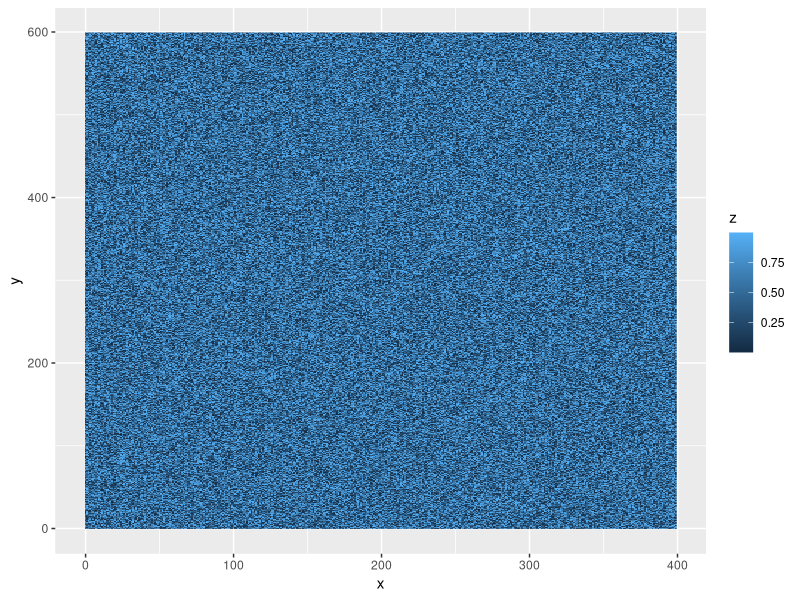
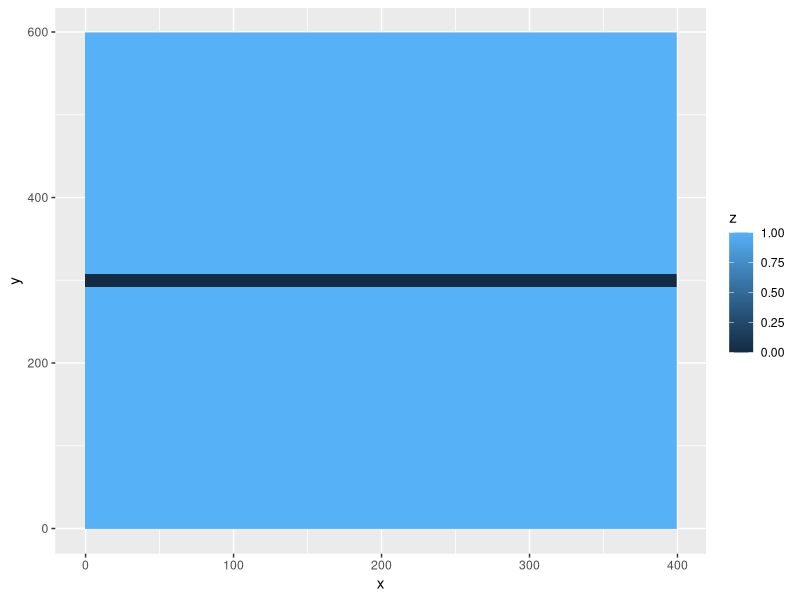
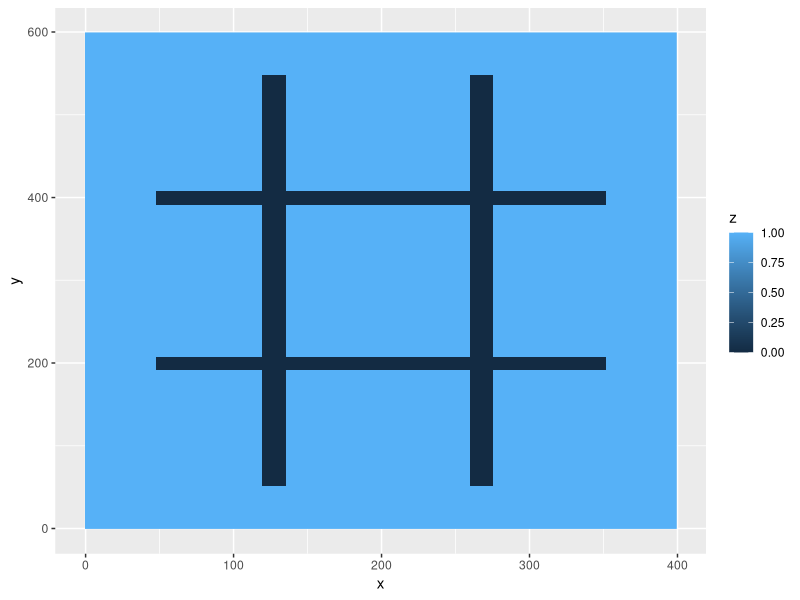
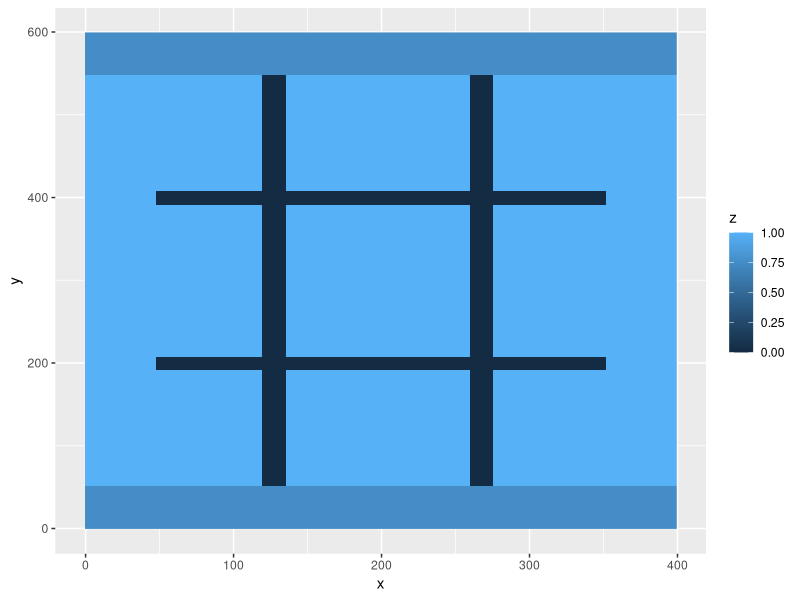
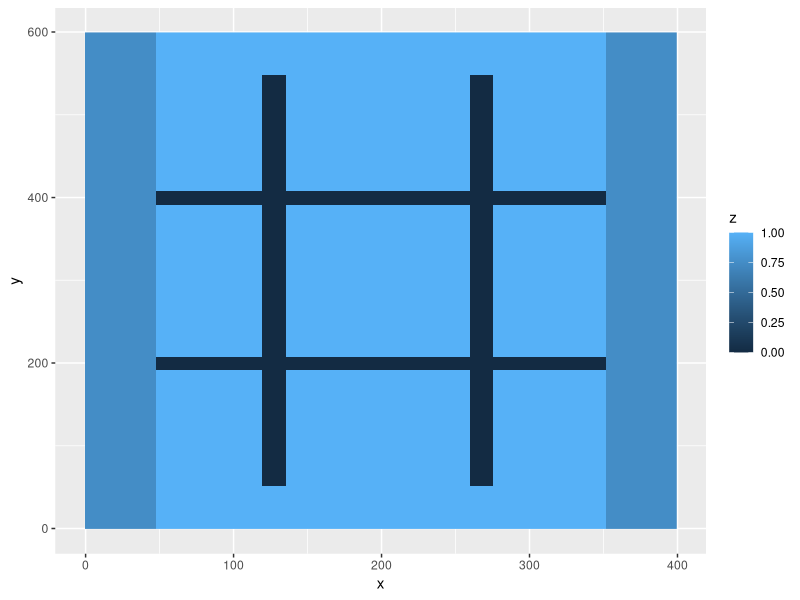
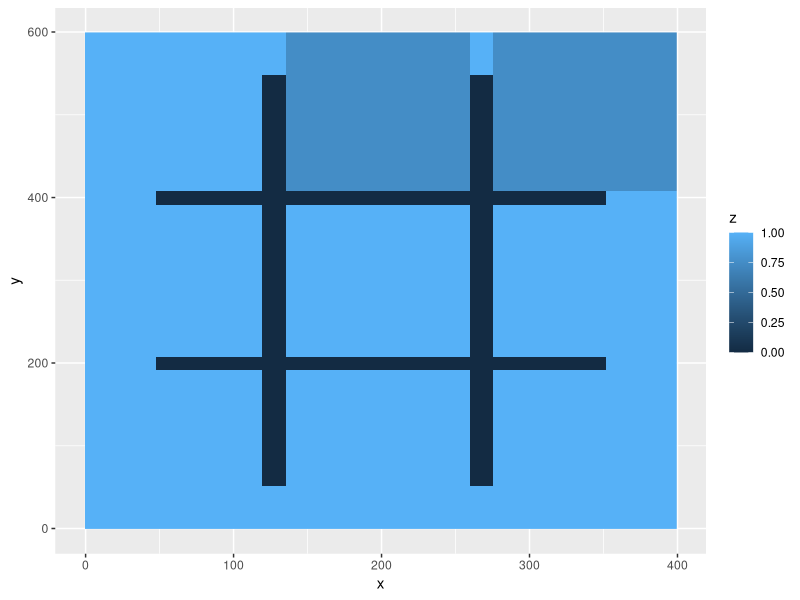
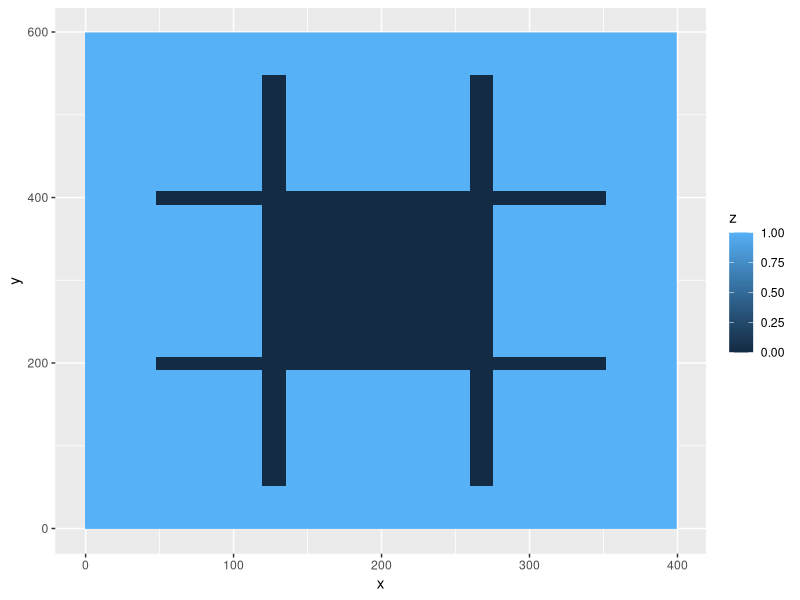

Here is the R script that generated these plots, in order: (Note: this script raises an error after producing the figures.)
## ---- chunk 1
install.packages("tidyverse")
library(ggplot2)
## ---- chunk 2
df <- expand.grid(x = 0:399, y = 0:599)
df$z <- runif(nrow(df))
ggplot(df, aes(x, y, fill = z)) + geom_raster()
## ---- chunk 3
df <- expand.grid(x = 0:399, y = 0:599)
df$z <- 1
# using test input {“0 292 399 307”}
df$z[df$x >= 0 & df$x <= 399 & df$y >= 292 & df$y <= 307] <- 0
ggplot(df, aes(x, y, fill = z)) + geom_raster()
## ---- chunk 4
#area of top
(599-307) * 400
#area of bottom
(292-0) * 400
## ---- chunk 5
setBarren <- function(df, barren_lands, val=0){
  for (bString in barren_lands){
    b <- unlist(strsplit(bString,"[ ]")) #split on spaces
    b <- as.numeric(b)                   #convert string to numbers
    df$z[df$x >= b[1] & df$x <= b[3] & df$y >= b[2] & df$y <= b[4]] <- val
  }
  return(df)
}

# reset our grid
df <- expand.grid(x = 0:399, y = 0:599)
df$z <- 1
df <- setBarren(df, c("48 192 351 207", "48 392 351 407", "120 52 135 547", "260 52 275 547"))
ggplot(df, aes(x, y, fill = z)) + geom_raster()
## ---- chunk 6
df2 <- df
df2 <- setBarren(df2, c("0 0 399 51", "0 548 399 599"), .75)
ggplot(df2, aes(x, y, fill = z)) + geom_raster()
## ---- chunk 7
df2 <- df
df2 <- setBarren(df2, c("0 0 47 599", "352 0 399 599"), .75)
ggplot(df2, aes(x, y, fill = z)) + geom_raster()
## ---- chunk 8
df2 <- df
df2 <- setBarren(df2, c("136 408 259 599", "276 408 399 599"), .75)
ggplot(df2, aes(x, y, fill = z)) + geom_raster()
## ---- chunk 9
df2 <- df
df2 <- setBarren(df2, c("136 207 259 392"))
ggplot(df2, aes(x, y, fill = z)) + geom_raster()
## ---- chunk 10
nrow(df2[df2$z==1,])
## ---- chunk 11
#source("https://bioconductor.org/biocLite.R")
#biocLite("EBImage")
#library("EBImage")
#floodFill(df2, c(0,0), .5)
#df3 <- floodFill(data.matrix(df2), c(1,1), .5)
#ggplot(as.data.frame(df3), aes(x, y, fill = z)) + geom_raster()
## ---- chunk 12
# z=0 is barren land
# z=1 is fertile land
# z=.75 is marked fertile land that we are currently counting
dfFlood <- df
floodFill <- function(xCord, yCord) {
  zVal <- dfFlood[dfFlood$x==xCord & dfFlood$y==yCord,]$z
  if (is.na(zVal) | zVal == .75 | zVal == 0) { return() }
  if (zVal == 1) {
    dfFlood[dfFlood$x==xCord & dfFlood$y==yCord,]$z <<- .75
    # left
    if (xCord > 0) { floodFill(xCord-1, yCord) }   #left
    if (xCord < 399) { floodFill(xCord+1, yCord) } #right
    if (yCord < 599) { floodFill(xCord, yCord+1) } #up
    if (yCord > 0) { floodFill(xCord, yCord-1) }   #down
  }
}

floodFill(0,0)
ggplot(dfFlood, aes(x, y, fill = z)) + geom_raster()

## ---- chunk 13
100 * nrow(dfFlood[dfFlood$z==.75,]) / 240000
## ---- chunk 14
dfFlood <- df
Q <- data.frame()

# z=0 is barren land
# z=1 is fertile land
# z=.75 is marked fertile land that we are currently counting
floodFill <- function(xCord, yCord) {
  zVal <- dfFlood[dfFlood$x==xCord & dfFlood$y==yCord,]$z
  if (is.na(zVal) | zVal == .75 | zVal == 0) { 
    return()
  } else { 
    dfFlood[dfFlood$x==xCord & dfFlood$y==yCord,]$z <<- .75
    if (xCord > 0) { Q <<- rbind(Q,c(x=xCord-1, y=yCord)) }   #left
    if (xCord < 399) { Q <<- rbind(Q,c(x=xCord+1, y=yCord)) } #right
    if (yCord < 599) { Q <<- rbind(Q,c(x=xCord, y=yCord+1)) } #up
    if (yCord > 0) { Q <<- rbind(Q,c(x=xCord, y=yCord-1)) }   #down
  }
}
## ---- chunk 15
# add the origin to the queue to get us started
# technically this _sets_ the origin, and adds the two adjacent (up and right) to the queue
floodFill(0,0) 

# process the queue
while ( nrow(Q) > 0 ) {
  floodFill(Q[1,]$X1, Q[1,]$X0) #set and add neighbors to queue
  Q <<- Q[-1,]                  #remove row 1
}

ggplot(dfFlood, aes(x, y, fill = z)) + geom_raster()
## ---- chunk 16
area <- nrow(dfFlood[dfFlood$z==.75,])
area
## ---- chunk 17
results <- c()

# save the last found area
results <- c(results, area)
results

# clear out the found area
dfFloodLoop <- dfFlood
dfFloodLoop[dfFloodLoop$z==.75,]$z <- 0

# find next fertile (1) if it exists
nextFertile <- dfFloodLoop[dfFloodLoop$z==1,][1,]

# reset the queue and populate with the nextFertile coordinates
Q <- data.frame()
floodFill(nextFertile$x,nextFertile$y) 

# process the queue
while ( nrow(Q) > 0 ) {
  floodFill(Q[1,]$X135, Q[1,]$X208) #set and add neighbors to queue
  Q <<- Q[-1,]                      #remove row 1
}

ggplot(dfFloodLoop, aes(x, y, fill = z)) + geom_raster()
## ---- chunk 18
area <- nrow(dfFlood[dfFlood$z==.75,])
results <- c(results, area)
results
## ---- chunk 19
# z=0 is barren land
# z=1 is fertile land
# z=.75 is marked fertile land that we are currently counting
floodFill <- function(xCord, yCord) {
  zVal <- dfFlood[dfFlood$x==xCord & dfFlood$y==yCord,]$z
  if (is.na(zVal) | zVal == .75 | zVal == 0) { 
    return()
  } else { 
    dfFlood[dfFlood$x==xCord & dfFlood$y==yCord,]$z <<- .75
    if (xCord > 0) { Q[nrow(Q)+1,] <<- c(xCord-1, yCord) }   #left
    if (xCord < 399) { Q[nrow(Q)+1,] <<- c(xCord+1, yCord) } #right
    if (yCord < 599) { Q[nrow(Q)+1,] <<- c(xCord, yCord+1) } #up
    if (yCord > 0) { Q[nrow(Q)+1,] <<- c(xCord, yCord-1) }   #down
  }
}

prepQ <- function() {
  nextFertile <- dfFlood[dfFlood$z==1,][1,] # find next area
  floodFill(nextFertile$x,nextFertile$y)    # prime the Q
}


# reset our grid
df <- expand.grid(x = 0:399, y = 0:599)
df$z <- 1
df <- setBarren(df, c("48 192 351 207", "48 392 351 407", "120 52 135 547", "260 52 275 547"))

# reset results and prep the Q
results <- c()
Q <- data.frame(x=integer(), y=integer())
dfFlood <- df

prepQ()
while ( nrow(Q) > 0 ) {
  
  # process the queue and set all of the area to .75
  while ( nrow(Q) > 0 ) {
    floodFill(Q[1,]$x, Q[1,]$y) #set and add neighbors to queue
    Q <<- Q[-1,]                #remove row 1
  }
  area <- nrow(dfFlood[dfFlood$z==.75,]) # count the area
  results <<- c(results, area)           # save the area into the results
  dfFlood[dfFlood$z==.75,]$z <<- 0       # mark the area as done

  prepQ()                                # find the next area if there is one
}

results
